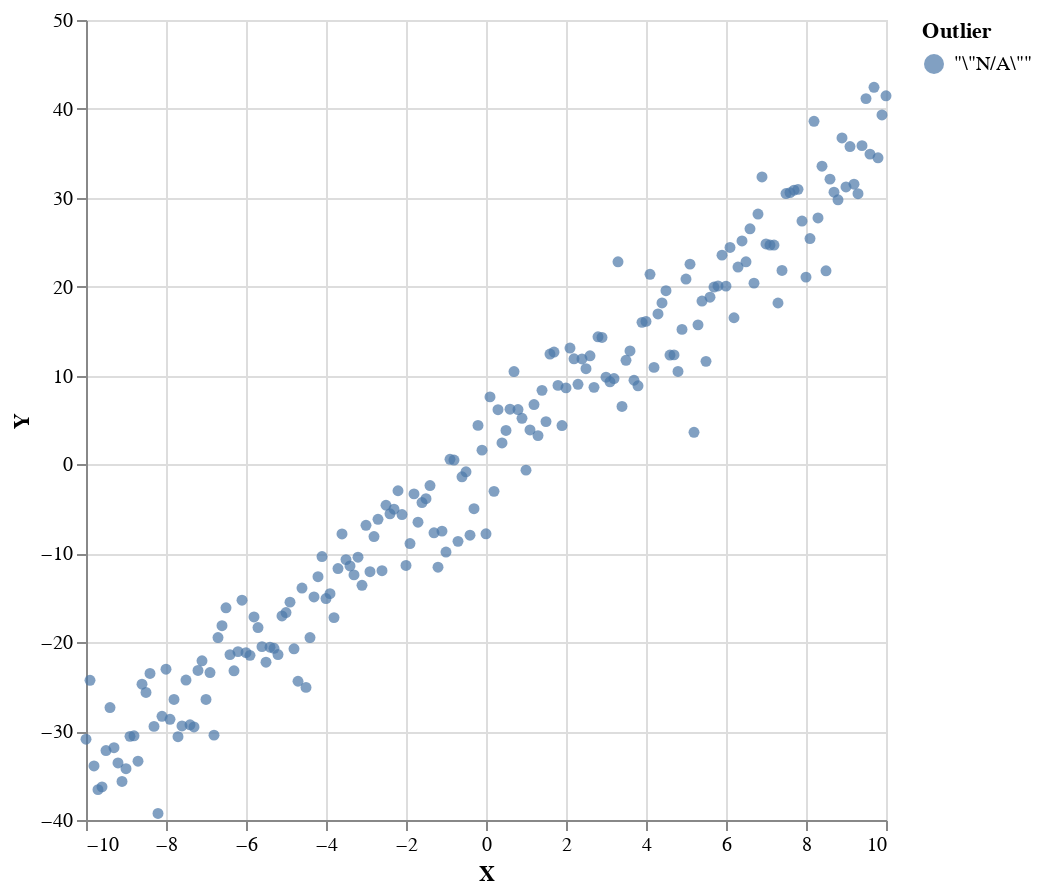

Notebook source saved alongside this figure:
### Markdown cell above
## Prior predictive

`prior` distribution has three independent parameters. `generative` combines them into a new distribution.

### Code cell
ys <- sampler $ priorPredictive regression

plot (fmap (second (T.pack . show)) (zip (zip range ys) (Prelude.repeat "N/A")))

### Figure 1 — Vega-Lite specification as saved in the notebook (floating-point values rounded to 4 significant figures; data arrays with more than 128 entries replaced by an {"elided": "..."} marker saying what was removed)
{"$schema": "https://vega.github.io/schema/vega-lite/v4.json", "data": {"values": {"elided": "201 records"}}, "encoding": {"color": {"field": "Outlier"}, "x": {"field": "X", "type": "quantitative"}, "y": {"field": "Y", "type": "quantitative"}}, "height": 400, "mark": "circle", "width": 400}
